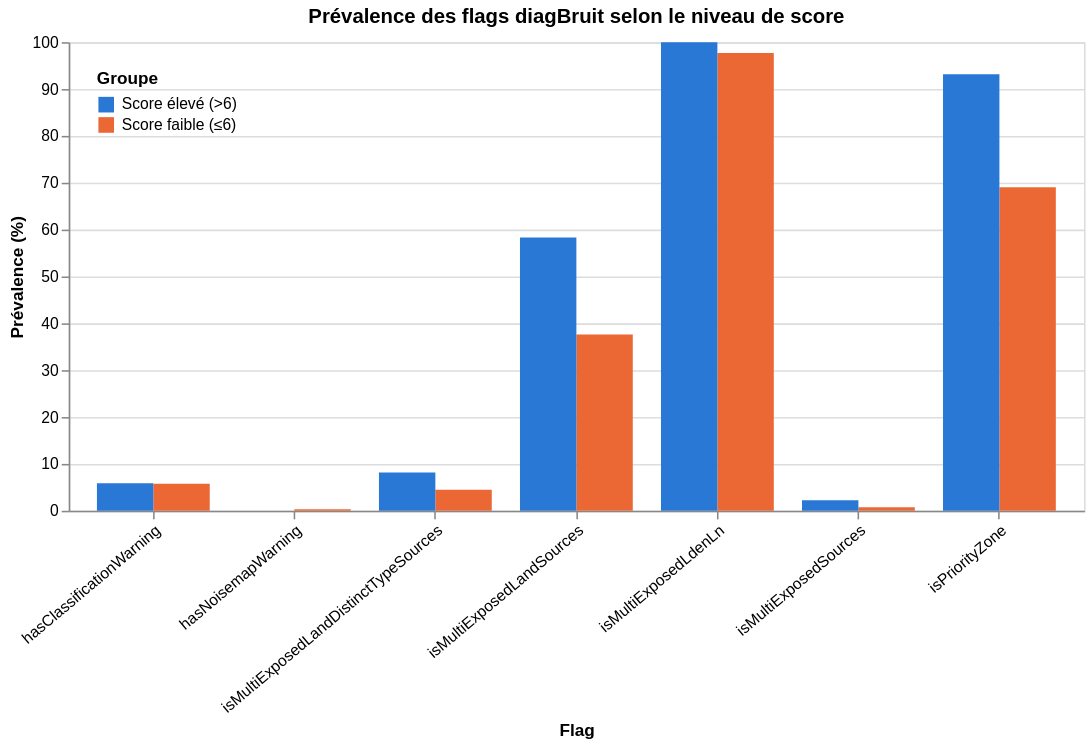

The notebook cell saved with this chart:
### Markdown cell above
## Flags diagBruit selon le niveau de score

Prévalence de chacun des 7 flags dans le groupe à score faible vs le groupe à score élevé — un flag nettement sur-représenté dans le groupe "score faible" est un indice de ce qui explique un score bas malgré un bâtiment PNB confirmé.

### Code cell
flags_df = prevalence_flags_par_groupe(son)
chart_flags = alt.Chart(flags_df).mark_bar().encode(
    x=alt.X("flag:N", title="Flag", axis=alt.Axis(labelAngle=-40, labelLimit=220)),
    xOffset="groupe:N",
    y=alt.Y("prevalence_pct:Q", title="Prévalence (%)"),
    color=alt.Color("groupe:N", title="Groupe", scale=couleurs_groupe, legend=alt.Legend(orient="top-left")),
    tooltip=["flag:N", "groupe:N", alt.Tooltip("prevalence_pct:Q", format=".1f")],
).properties(
    title="Prévalence des flags diagBruit selon le niveau de score",
    width=650)
chart_flags

### Figure 1 — Vega-Lite specification as saved in the notebook (floating-point values rounded to 4 significant figures)
{"config": {"view": {"continuousWidth": 300, "continuousHeight": 300}}, "data": {"name": "data-225dcef08c70181631a5a3711628d630"}, "mark": {"type": "bar"}, "encoding": {"color": {"field": "groupe", "legend": {"orient": "top-left"}, "scale": {"domain": ["Score élevé (>6)", "Score faible (≤6)"], "range": ["#2a78d6", "#eb6834"]}, "title": "Groupe", "type": "nominal"}, "tooltip": [{"field": "flag", "type": "nominal"}, {"field": "groupe", "type": "nominal"}, {"field": "prevalence_pct", "format": ".1f", "type": "quantitative"}], "x": {"axis": {"labelAngle": -40, "labelLimit": 220}, "field": "flag", "title": "Flag", "type": "nominal"}, "xOffset": {"field": "groupe", "type": "nominal"}, "y": {"field": "prevalence_pct", "title": "Prévalence (%)", "type": "quantitative"}}, "title": "Prévalence des flags diagBruit selon le niveau de score", "width": 650, "$schema": "https://vega.github.io/schema/vega-lite/v6.4.1.json", "datasets": {"data-225dcef08c70181631a5a3711628d630": [{"flag": "hasClassificationWarning", "groupe": "Score faible (≤6)", "prevalence_pct": 5.782}, {"flag": "hasClassificationWarning", "groupe": "Score élevé (>6)", "prevalence_pct": 5.871}, {"flag": "hasNoisemapWarning", "groupe": "Score faible (≤6)", "prevalence_pct": 0.3426}, {"flag": "hasNoisemapWarning", "groupe": "Score élevé (>6)", "prevalence_pct": 0.0}, {"flag": "isMultiExposedSources", "groupe": "Score faible (≤6)", "prevalence_pct": 0.7281}, {"flag": "isMultiExposedSources", "groupe": "Score élevé (>6)", "prevalence_pct": 2.243}, {"flag": "isMultiExposedLandDistinctTypeSources", "groupe": "Score faible (≤6)", "prevalence_pct": 4.497}, {"flag": "isMultiExposedLandDistinctTypeSources", "groupe": "Score élevé (>6)", "prevalence_pct": 8.146}, {"flag": "isMultiExposedLdenLn", "groupe": "Score faible (≤6)", "prevalence_pct": 97.69}, {"flag": "isMultiExposedLdenLn", "groupe": "Score élevé (>6)", "prevalence_pct": 99.98}, {"flag": "isPriorityZone", "groupe": "Score faible (≤6)", "prevalence_pct": 69.04}, {"flag": "isPriorityZone", "groupe": "Score élevé (>6)", "prevalence_pct": 93.18}, {"flag": "isMultiExposedLandSources", "groupe": "Score faible (≤6)", "prevalence_pct": 37.6}, {"flag": "isMultiExposedLandSources", "groupe": "Score élevé (>6)", "prevalence_pct": 58.34}]}}
